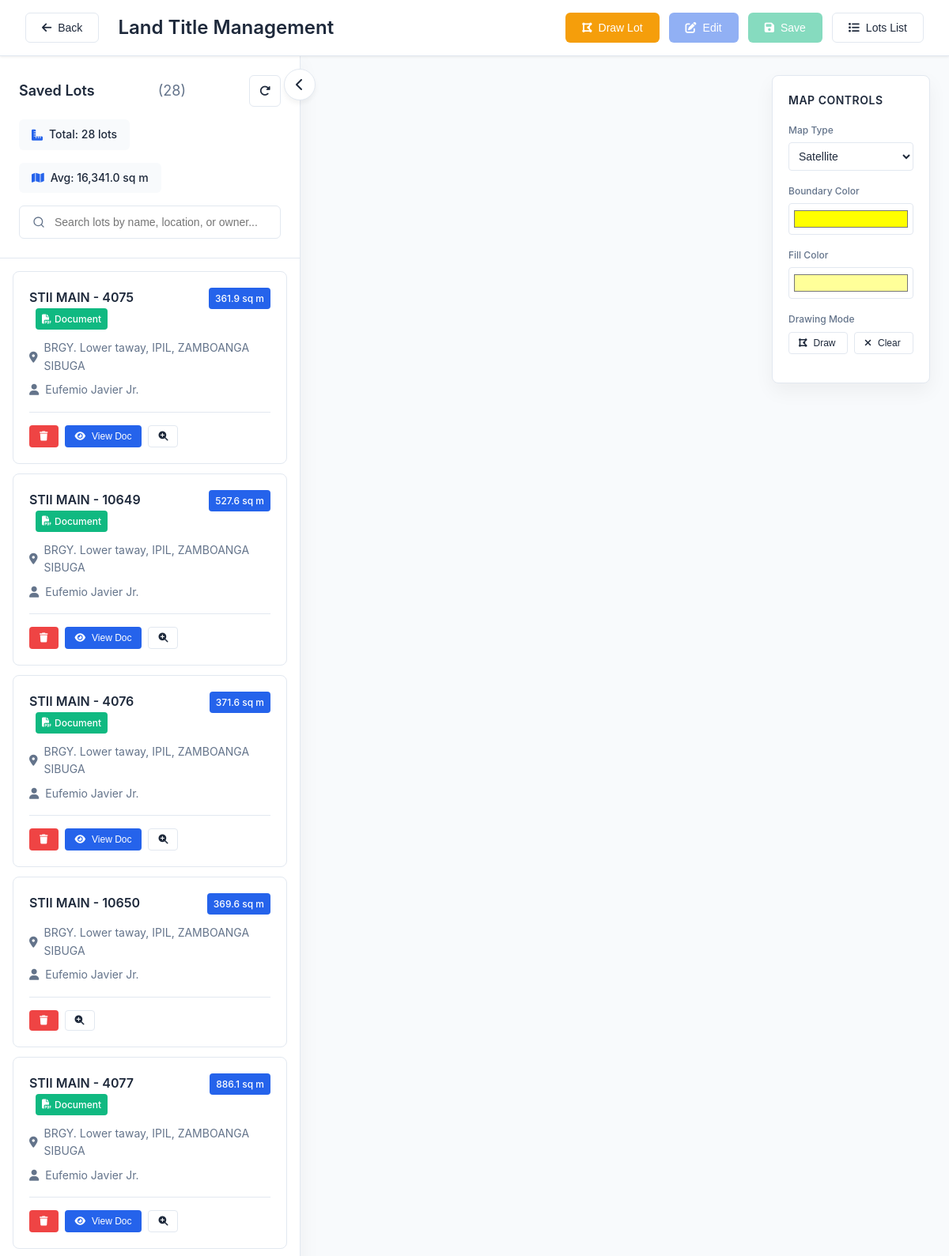
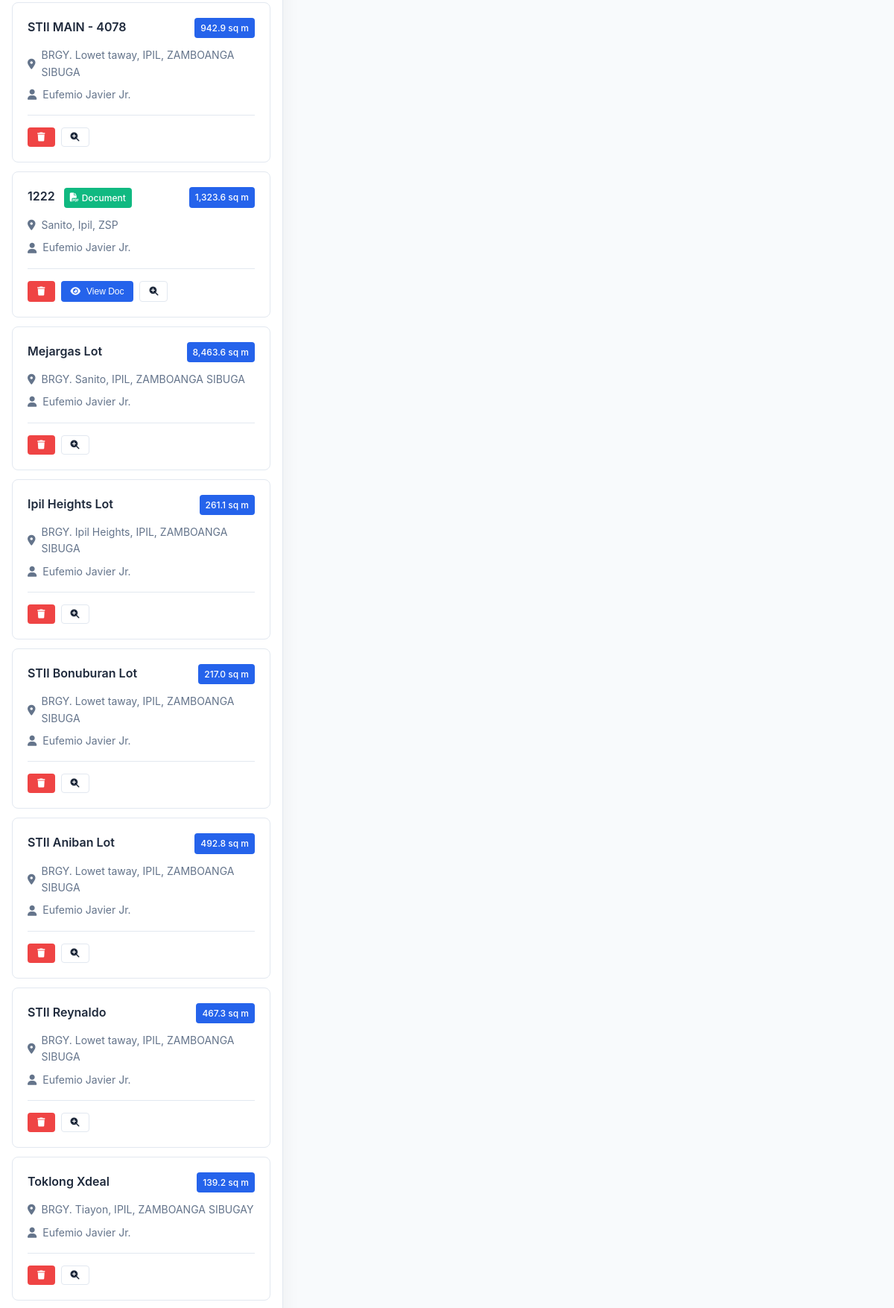
Screenshot of /STII_pages/Land_title/new.php (signed in, upper part) with the database file from the repository (2 pictures, top to bottom).
### tables this page shows
CREATE TABLE `land_lots` (
  `id` int(11) NOT NULL,
  `lot_name` varchar(255) NOT NULL,
  `location` varchar(255) NOT NULL,
  `owner_name` varchar(255) DEFAULT NULL,
  `description` text DEFAULT NULL,
  `coordinates` longtext NOT NULL,
  `area` decimal(15,2) NOT NULL,
  `perimeter` decimal(15,2) NOT NULL,
  `document_path` varchar(255) DEFAULT NULL,
  `created_at` timestamp NOT NULL DEFAULT current_timestamp(),
  `updated_at` timestamp NOT NULL DEFAULT current_timestamp() ON UPDATE current_timestamp(),
  `reference_number` varchar(255) NOT NULL
);

### STII_pages/land_title/new.php (the view, shortened to what this page needs)
<?php
require_once 'db_config.php';
$lots = [];
try {
    $stmt = $pdo->query("SELECT * FROM land_lots ORDER BY created_at DESC");
    $lots = $stmt->fetchAll(PDO::FETCH_ASSOC);
} catch(PDOException $e) {
    if ($e->getCode() == '42S02' || strpos($e->getMessage(), 'no such table') !== false) {
        $pdo->exec("CREATE TABLE land_lots (
            id INT AUTO_INCREMENT PRIMARY KEY,
            lot_name VARCHAR(255) NOT NULL,
            location VARCHAR(255) NOT NULL,
            owner_name VARCHAR(255),
            reference_number VARCHAR(255),
            document_path VARCHAR(255),
            description TEXT,
            coordinates TEXT NOT NULL,
            area DECIMAL(15,6) NOT NULL,
            perimeter DECIMAL(15,6) NOT NULL,
            created_at TIMESTAMP DEFAULT CURRENT_TIMESTAMP
        )");
        $lots = [];
    } else {
        $lots = [];
    }
}
?>
<!DOCTYPE html>
<html lang="en">
<head>
    <link rel="stylesheet" href="https://cdnjs.cloudflare.com/ajax/libs/font-awesome/6.4.0/css/all.min.css">
</head>
<body>
    <div class="header">
        <div class="header-container">
            <div class="brand-section">
                <button class="btn btn-secondary" onclick="window.location.href='dashboard.php'">
                    <i class="fas fa-arrow-left"></i> Back
                </button>
                <h1>Land Title Management</h1>
            </div>
            <div style="display: flex; gap: 0.75rem; flex-wrap: wrap;" class="header-actions">
                <button class="btn btn-warning" onclick="startDrawing()" id="drawBtn">
                    <i class="fas fa-draw-polygon"></i> Draw Lot
                </button>
                <button class="btn btn-primary" onclick="editBoundary()" id="editBtn" disabled>
                    <i class="fas fa-edit"></i> Edit
                </button>
                <button class="btn btn-success" onclick="saveLotModal()" id="saveBtn" disabled>
                    <i class="fas fa-save"></i> Save
                </button>
                <button class="btn btn-secondary" onclick="toggleSidebar()" id="sidebarToggleBtn">
                    <i class="fas fa-list"></i> Lots List
                </button>
            </div>
        </div>
    </div>
    <div class="main-container">
        <div class="sidebar" id="sidebar">
            <div class="sidebar-toggle" onclick="toggleSidebar()">
                <i class="fas fa-chevron-left" id="sidebarToggleIcon"></i>
            </div>
            <div class="sidebar-header">
                <h2>
                    Saved Lots
                    <span style="color: var(--secondary); font-weight: normal;">(<?php echo count($lots); ?>)</span>
                    <button class="btn btn-icon btn-secondary" onclick="refreshLots()" title="Refresh">
                        <i class="fas fa-redo-alt"></i>
                    </button>
                </h2>
                <div class="quick-stats">
                    <div class="stat-badge">
                        <i class="fas fa-ruler-combined"></i>
                        <span>Total: <?php echo count($lots); ?> lots</span>
                    </div>
                    <?php if (!empty($lots)): ?>
                    <div class="stat-badge">
                        <i class="fas fa-map"></i>
                        <span>Avg: <?php echo number_format(array_sum(array_column($lots, 'area')) / count($lots), 1); ?> sq m</span>
                    </div>
                    <?php endif; ?>
                </div>
                <input type="text" class="search-box" id="searchBox"
                       placeholder="Search lots by name, location, or owner..."
                       onkeyup="filterLots()">
            </div>
            <div class="lot-list" id="lotList">
                <?php if (empty($lots)): ?>
                    <div class="no-lots">
                        <i class="fas fa-map-marked-alt"></i>
                        <p>No lots saved yet.</p>
                        <p>Draw a boundary on the map to get started!</p>
                    </div>
                <?php else: ?>
                    <?php foreach ($lots as $lot): ?>
                        <div class="lot-card" data-lot-id="<?php echo $lot['id']; ?>"
                             onclick="selectLot(<?php echo $lot['id']; ?>)">
                            <div class="lot-card-header">
                                <div class="lot-card-title">
                                    <?php echo htmlspecialchars($lot['lot_name']); ?>
                                    <?php if (!empty($lot['document_path'])): ?>
                                        <span class="document-badge" title="Has document">
                                            <i class="fas fa-file-pdf"></i> Document
                                        </span>
                                    <?php endif; ?>
                                </div>
                                <div class="lot-card-badge">
                                    <?php echo number_format($lot['area'], 1); ?> sq m
                                </div>
                            </div>
                            <div class="lot-card-info">
                                <i class="fas fa-map-marker-alt"></i>
                                <span><?php echo htmlspecialchars($lot['location']); ?></span>
                            </div>
                            <?php if (!empty($lot['owner_name'])): ?>
                            <div class="lot-card-info">
                                <i class="fas fa-user"></i>
                                <span><?php echo htmlspecialchars($lot['owner_name']); ?></span>
                            </div>
                            <?php endif; ?>
                            <div class="lot-card-actions">
                                <button class="btn btn-danger btn-sm"
                                        onclick="event.stopPropagation(); deleteLot(<?php echo $lot['id']; ?>)"
                                        title="Delete lot">
                                    <i class="fas fa-trash"></i>
                                </button>
                                <?php if (!empty($lot['document_path'])): ?>
                                <button class="btn btn-primary btn-sm"
                                        onclick="event.stopPropagation(); viewDocument('<?php echo htmlspecialchars($lot['document_path']); ?>', '<?php echo htmlspecialchars($lot['lot_name']); ?>')"
                                        title="View document">
                                    <i class="fas fa-eye"></i> View Doc
                                </button>
                                <?php endif; ?>
                                <button class="btn btn-secondary btn-sm"
                                        onclick="event.stopPropagation(); zoomToLot(<?php echo $lot['id']; ?>)"
                                        title="Zoom to lot">
                                    <i class="fas fa-search-plus"></i>
                                </button>
                            </div>
                        </div>
                    <?php endforeach; ?>
                <?php endif; ?>
            </div>
        </div>
        <div class="floating-sidebar-toggle" onclick="toggleSidebar()" id="floatingToggle">
        </div>
        <div class="map-area" id="mapArea">
            <div id="map"></div>
            <div class="map-controls">
                <h4>Map Controls</h4>
                <div class="control-group">
                    <label>Map Type</label>
                    <select id="mapType" onchange="changeMapType()">
                        <option value="satellite" selected>Satellite</option>
                    </select>
                </div>
                <div class="control-group">
                    <label>Boundary Color</label>
                    <input type="color" id="boundaryColor" value="#FFFF00" onchange="updateBoundaryColor()">
                </div>
                <div class="control-group">
                    <label>Fill Color</label>
                    <input type="color" id="fillColor" value="#FFFF99" onchange="updateFillColor()">
                </div>
                <div class="control-group">
                    <label>Drawing Mode</label>
                    <div style="display: flex; gap: 0.5rem;">
                        <button class="btn btn-secondary btn-sm" onclick="startDrawing()" style="flex: 1;">
                            <i class="fas fa-draw-polygon"></i> Draw
                        </button>
                        <button class="btn btn-secondary btn-sm" onclick="clearDrawing()" style="flex: 1;">
                            <i class="fas fa-times"></i> Clear
                        </button>
                    </div>
                </div>
            </div>
        </div>
    </div>
</body>
</html>

### rows the page displays
land_lots: lot_name "STII MAIN - 4075", shows "Document", area "361.9", location "BRGY. Lower taway, IPIL, ZAMBOANGA SIBUGA", owner_name "Eufemio Javier Jr."
land_lots: lot_name "STII MAIN - 10649", shows "Document", area "527.6", location "BRGY. Lower taway, IPIL, ZAMBOANGA SIBUGA", owner_name "Eufemio Javier Jr."
land_lots: lot_name "STII MAIN - 4076", shows "Document", area "371.6", location "BRGY. Lower taway, IPIL, ZAMBOANGA SIBUGA", owner_name "Eufemio Javier Jr."
land_lots: lot_name "STII MAIN - 10650", area "369.6", location "BRGY. Lower taway, IPIL, ZAMBOANGA SIBUGA", owner_name "Eufemio Javier Jr."
land_lots: lot_name "STII MAIN - 4077", shows "Document", area "886.1", location "BRGY. Lower taway, IPIL, ZAMBOANGA SIBUGA", owner_name "Eufemio Javier Jr."
land_lots: lot_name "STII MAIN - 4078", area "942.9", location "BRGY. Lowet taway, IPIL, ZAMBOANGA SIBUGA", owner_name "Eufemio Javier Jr."
land_lots: lot_name "1222", shows "Document", area "1,323.6", location "Sanito, Ipil, ZSP", owner_name "Eufemio Javier Jr."
land_lots: lot_name "Mejargas Lot", area "8,463.6", location "BRGY. Sanito, IPIL, ZAMBOANGA SIBUGA", owner_name "Eufemio Javier Jr."
land_lots: lot_name "Ipil Heights Lot", area "261.1", location "BRGY. Ipil Heights, IPIL, ZAMBOANGA SIBUGA", owner_name "Eufemio Javier Jr."
land_lots: lot_name "STII Bonuburan Lot", area "217.0", location "BRGY. Lowet taway, IPIL, ZAMBOANGA SIBUGA", owner_name "Eufemio Javier Jr."
land_lots: lot_name "STII Aniban Lot", area "492.8", location "BRGY. Lowet taway, IPIL, ZAMBOANGA SIBUGA", owner_name "Eufemio Javier Jr."
land_lots: lot_name "STII Reynaldo", area "467.3", location "BRGY. Lowet taway, IPIL, ZAMBOANGA SIBUGA", owner_name "Eufemio Javier Jr."
land_lots: lot_name "Toklong Xdeal", area "139.2", location "BRGY. Tiayon, IPIL, ZAMBOANGA SIBUGAY", owner_name "Eufemio Javier Jr."

### other values shown
count($lots) "28"
array_sum(array_column($lots, 'area')) / count($lots) "16,341.0"
